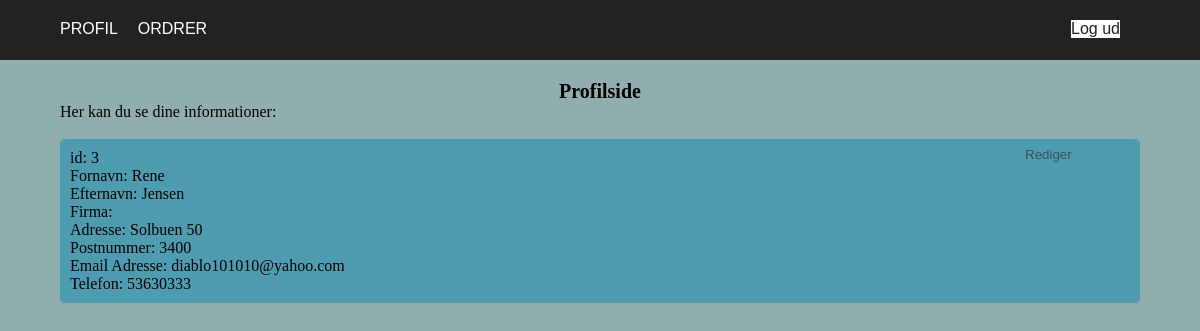
The page /booking/profile.php (signed in) on the database its author committed.
### tables this page shows
CREATE TABLE IF NOT EXISTS `kunder` (
  `idKunder` int(11) NOT NULL AUTO_INCREMENT,
  `Kunde_Fornavn` varchar(30) NOT NULL,
  `Kunde_Efternavn` varchar(30) NOT NULL,
  `Kunde_Firma` varchar(30) DEFAULT NULL,
  `Kunde_Email` varchar(30) NOT NULL,
  `Kunde_Telefon` int(8) NOT NULL,
  `Kunde_Adresse` varchar(30) NOT NULL,
  `Kunde_Brugernavn` varchar(16) NOT NULL,
  `Kunde_Password` varchar(1000) NOT NULL,
  `postnummer_postnummer` int(4) NOT NULL,
  PRIMARY KEY (`idKunder`),
  UNIQUE KEY `id_UNIQUE` (`idKunder`),
  UNIQUE KEY `brugernavn_UNIQUE` (`Kunde_Brugernavn`),
  UNIQUE KEY `email_UNIQUE` (`Kunde_Email`),
  KEY `fk_kunder_postnummer_idx` (`postnummer_postnummer`)
);

### booking/profile.php (the view)
<?php
	include 'dbcon.php';
	include 'header.php';
?>
		<H1 class="indhold_overskrift">Profilside</H1>
		<p class="indhold_text">Her kan du se dine informationer:</p>
		<br>
			<div class="profil-form">
<?php
	if (isset($_SESSION['id'])) {
		$conn = mysqli_connect($servername, $username, $password, $table);
		$uid = $_SESSION['id'];
		$sql = "SELECT * FROM kunder WHERE idKunder='$uid'";
		$result = mysqli_query($conn, $sql);
		$row = mysqli_fetch_assoc($result);
		echo "<div class='project-box'>
			<p>id:" . " " . $row['idKunder'] . "</p>
			<p>Fornavn:" . " " . $row['Kunde_Fornavn'] . "</p>
			<p>Efternavn:" . " " . $row['Kunde_Efternavn'] . "</p>
			<p>Firma:" . " " . $row['Kunde_Firma'] . "</p>
			<p>Adresse:" . " " . $row['Kunde_Adresse'] . "</p>
			<p>Postnummer:" . " " . $row['postnummer_postnummer'] . "</p>
			<p>Email Adresse:" . " " . $row['Kunde_Email'] . "</p>
			<p>Telefon:" . " " . $row['Kunde_Telefon'] . "</p>
			<form class='edit-form' method='POST' action='edit-profile.php'>
				<input type='hidden' name='uid' value='".$row['idKunder']."'>
				<input type='hidden' name='KFornavn' value='".$row['Kunde_Fornavn']."'>
				<input type='hidden' name='KEfternavn' value='".$row['Kunde_Efternavn']."'>
				<input type='hidden' name='KFirma' value='".$row['Kunde_Firma']."'>
				<input type='hidden' name='KAdresse' value='".$row['Kunde_Adresse']."'>
				<input type='hidden' name='KPostnr' value='".$row['postnummer_postnummer']."'>
				<input type='hidden' name='KEmail' value='".$row['Kunde_Email']."'>
				<input type='hidden' name='KTlf' value='".$row['Kunde_Telefon']."'>
				<button>Rediger</button>
			</form>
			</div>
			<br><br>
		";
	} else {
		echo "Du skal være logget ind for at se dine profil oplysninger";
	}
?>
			</div>
</body>
</html>

### booking/style.css (style rules this page uses)
* { margin: 0px; padding: 0px; text-decoration: none; }
body { background-color: #90AEAD; }
.indhold_overskrift { text-align: center; font-size: 20px; margin-top: 20px; }
.indhold_text { margin-left: 60px; }
.profil-form, .projekt-form { margin-left: 60px; }
.project-box { position: relative; border: none; border-radius: 5px; background-color: #4E9CAF; padding: 10px; margin-right: 60px; }
.edit-form { position: absolute; top: 5px; right: 75px; }
.edit-form button { width: 40px; height: 20px; color: #333333; background-color: #4E9CAF; opacity: 0.7; border: none; }

### rows shown on the page
kunder: idKunder "3", Kunde_Fornavn "Rene", Kunde_Efternavn "Jensen", Kunde_Adresse "Solbuen 50", postnummer_postnummer "3400", Kunde_Email "diablo101010@yahoo.com", Kunde_Telefon "53630333"
